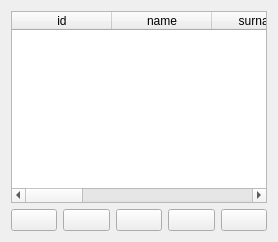
                <widget class="QWidget" name="page_data_base_info_passenger">
                 <layout class="QGridLayout" name="gridLayout_41">
                  <item row="1" column="0">
                   <layout class="QHBoxLayout" name="horizontalLayout_14">
                    <item>
                     <widget class="QPushButton" name="btn_back_info_passenger">
                      <property name="text">
                       <string/>
                      </property>
                      <property name="icon">
                       <iconset resource="../resources/res.qrc">
                        <normaloff>:/icon/icons/arrow-small-left.png</normaloff>:/icon/icons/arrow-small-left.png</iconset>
                      </property>
                      <property name="iconSize">
                       <size>
                        <width>30</width>
                        <height>50</height>
                       </size>
                      </property>
                     </widget>
                    </item>
                    <item>
                     <widget class="QPushButton" name="btn_search_info_passenger">
                      <property name="text">
                       <string/>
                      </property>
                      <property name="icon">
                       <iconset resource="../resources/res.qrc">
                        <normaloff>:/icon/icons/search.png</normaloff>:/icon/icons/search.png</iconset>
                      </property>
                      <property name="iconSize">
                       <size>
                        <width>30</width>
                        <height>50</height>
                       </size>
                      </property>
                     </widget>
                    </item>
                    <item>
                     <widget class="QPushButton" name="btn_edit_info_passenger">
                      <property name="text">
                       <string/>
                      </property>
                      <property name="icon">
                       <iconset resource="../resources/res.qrc">
                        <normaloff>:/icon/icons/pencil.png</normaloff>:/icon/icons/pencil.png</iconset>
                      </property>
                      <property name="iconSize">
                       <size>
                        <width>30</width>
                        <height>50</height>
                       </size>
                      </property>
                     </widget>
                    </item>
                    <item>
                     <widget class="QPushButton" name="btn_insert_info_passenger">
                      <property name="text">
                       <string/>
                      </property>
                      <property name="icon">
                       <iconset resource="../resources/res.qrc">
                        <normaloff>:/icon/icons/icons8-plus-24 (2).png</normaloff>:/icon/icons/icons8-plus-24 (2).png</iconset>
                      </property>
                      <property name="iconSize">
                       <size>
                        <width>50</width>
                        <height>50</height>
                       </size>
                      </property>
                     </widget>
                    </item>
                    <item>
                     <widget class="QPushButton" name="btn_delete_info_passenger">
                      <property name="text">
                       <string/>
                      </property>
                      <property name="icon">
                       <iconset resource="../resources/res.qrc">
                        <normaloff>:/icon/icons/icons8-trash-50 (1).png</normaloff>:/icon/icons/icons8-trash-50 (1).png</iconset>
                      </property>
                      <property name="iconSize">
                       <size>
                        <width>30</width>
                        <height>50</height>
                       </size>
                      </property>
                     </widget>
                    </item>
                   </layout>
                  </item>
                  <item row="0" column="0">
                   <widget class="QTableWidget" name="table_info_passenger">
                    <column>
                     <property name="text">
                      <string>id</string>
                     </property>
                    </column>
                    <column>
                     <property name="text">
                      <string>name</string>
                     </property>
                    </column>
                    <column>
                     <property name="text">
                      <string>surname</string>
                     </property>
                    </column>
                    <column>
                     <property name="text">
                      <string>phone</string>
                     </property>
                    </column>
                    <column>
                     <property name="text">
                      <string>date_birthday</string>
                     </property>
                    </column>
                    <column>
                     <property name="text">
                      <string>address</string>
                     </property>
                    </column>
                    <column>
                     <property name="text">
                      <string>id_user</string>
                     </property>
                    </column>
                    <column>
                     <property name="text">
                      <string>id_gender</string>
                     </property>
                    </column>
                   </widget>
                  </item>
                 </layout>
                </widget>
